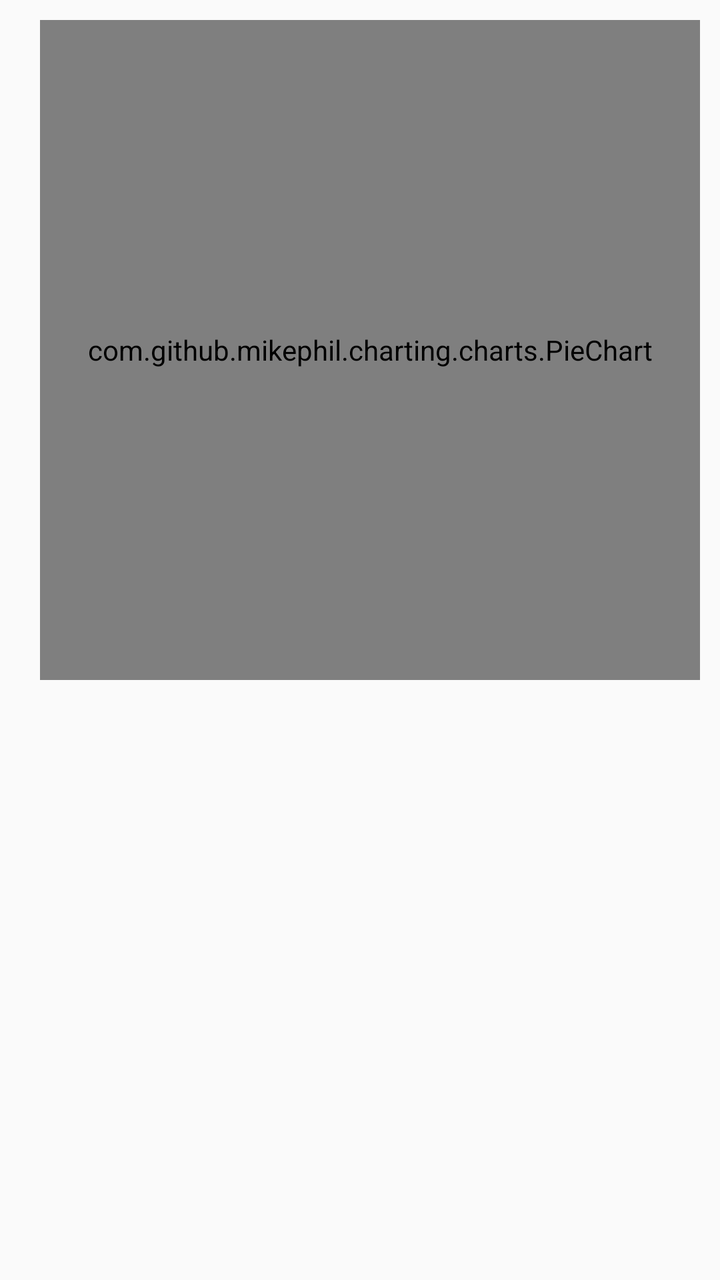
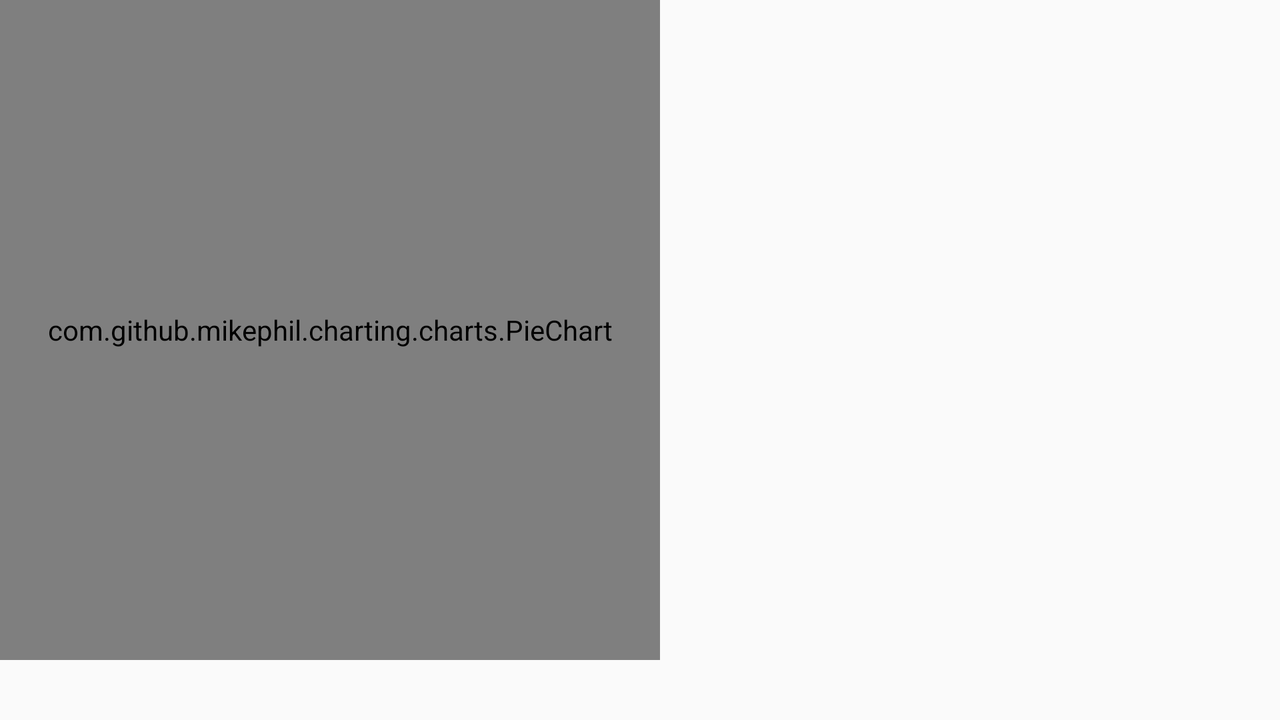

An Android layout and its configuration variant, each rendered on a device that would load it. The default file and the variant file are quoted in full after the pictures.
<!-- AndroidManifest.xml: application theme AppTheme -->
<!-- res/layout/display_metric_pie_chart.xml -->
<?xml version="1.0" encoding="utf-8"?>
<RelativeLayout xmlns:android="http://schemas.android.com/apk/res/android"
    xmlns:app="http://schemas.android.com/apk/res-auto"
    xmlns:tools="http://schemas.android.com/tools"
    android:layout_width="match_parent"
    android:layout_height="match_parent"
    tools:context=".DisplayMetricActivity">


    <RelativeLayout
        android:id="@+id/display_metric_layout_for_pie_chart"
        android:layout_width="330dp"
        android:layout_height="330dp"
        android:layout_marginTop="10dp"
        android:layout_marginLeft="20dp">
        <com.github.mikephil.charting.charts.PieChart
            android:id="@+id/pie_chart"
            android:layout_width="match_parent"
            android:layout_height="match_parent"
            android:layout_alignParentStart="true"
            android:layout_alignParentTop="true" />
    </RelativeLayout>

    <android.support.v7.widget.RecyclerView
        android:id="@+id/pie_chart_recycler_view"
        android:layout_width="match_parent"
        android:layout_height="match_parent"
        android:layout_marginLeft="20dp"
        android:layout_below="@+id/display_metric_layout_for_pie_chart"
        android:layout_centerHorizontal="true" />
</RelativeLayout>
<!-- resources referenced by this layout -->
<resources>
  <style name="AppTheme" parent="Theme.AppCompat.Light.DarkActionBar">
          <item name="colorPrimary">@color/colorPrimary</item>
          <item name="colorPrimaryDark">@color/colorPrimaryDark</item>
          <item name="colorAccent">@color/colorAccent</item>
      </style>
  <color name="colorPrimary">#3F51B5</color>
  <color name="colorPrimaryDark">#303F9F</color>
  <color name="colorAccent">#FF4081</color>
</resources>
<!-- res/layout-land/display_metric_pie_chart.xml (the repository's variant of the layout above) -->
<!-- drawn on the phone turned sideways -->
<?xml version="1.0" encoding="utf-8"?>
<RelativeLayout xmlns:android="http://schemas.android.com/apk/res/android"
    xmlns:app="http://schemas.android.com/apk/res-auto"
    xmlns:tools="http://schemas.android.com/tools"
    android:layout_width="match_parent"
    android:layout_height="match_parent"
    tools:context=".DisplayMetricActivity">
    <RelativeLayout
        android:id="@+id/display_metric_layout_for_pie_chart"
        android:layout_width="330dp"
        android:layout_height="330dp">

        <com.github.mikephil.charting.charts.PieChart
            android:id="@+id/pie_chart"
            android:layout_width="match_parent"
            android:layout_height="match_parent"
            android:layout_alignParentStart="true"
            android:layout_alignParentTop="true" />
    </RelativeLayout>

    <android.support.v7.widget.RecyclerView
        android:id="@+id/pie_chart_recycler_view"
        android:layout_width="match_parent"
        android:layout_height="match_parent"
        android:layout_centerVertical="true"
        android:layout_toEndOf="@+id/display_metric_layout_for_pie_chart" />
</RelativeLayout>
